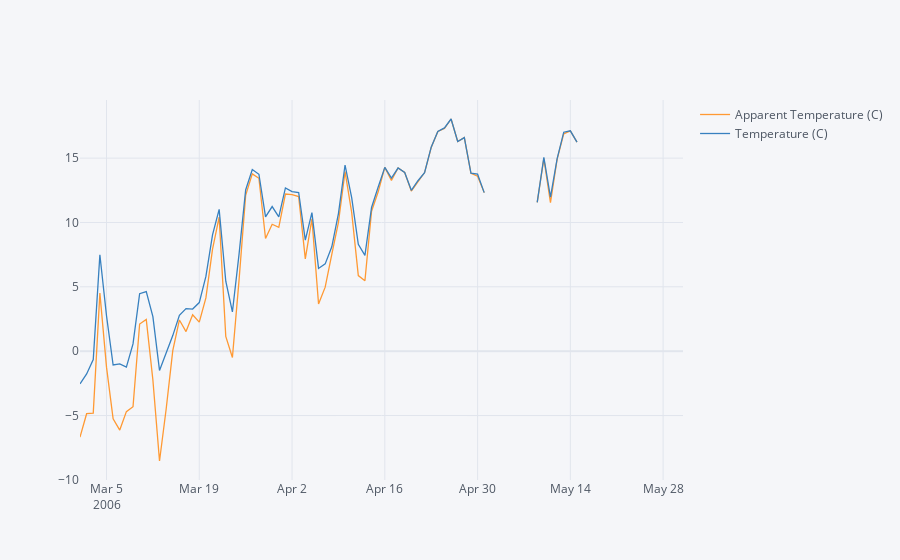

Write notebook code for a chart like this one.
### Code cell
spring.iplot(y=['Apparent Temperature (C)','Temperature (C)'])
